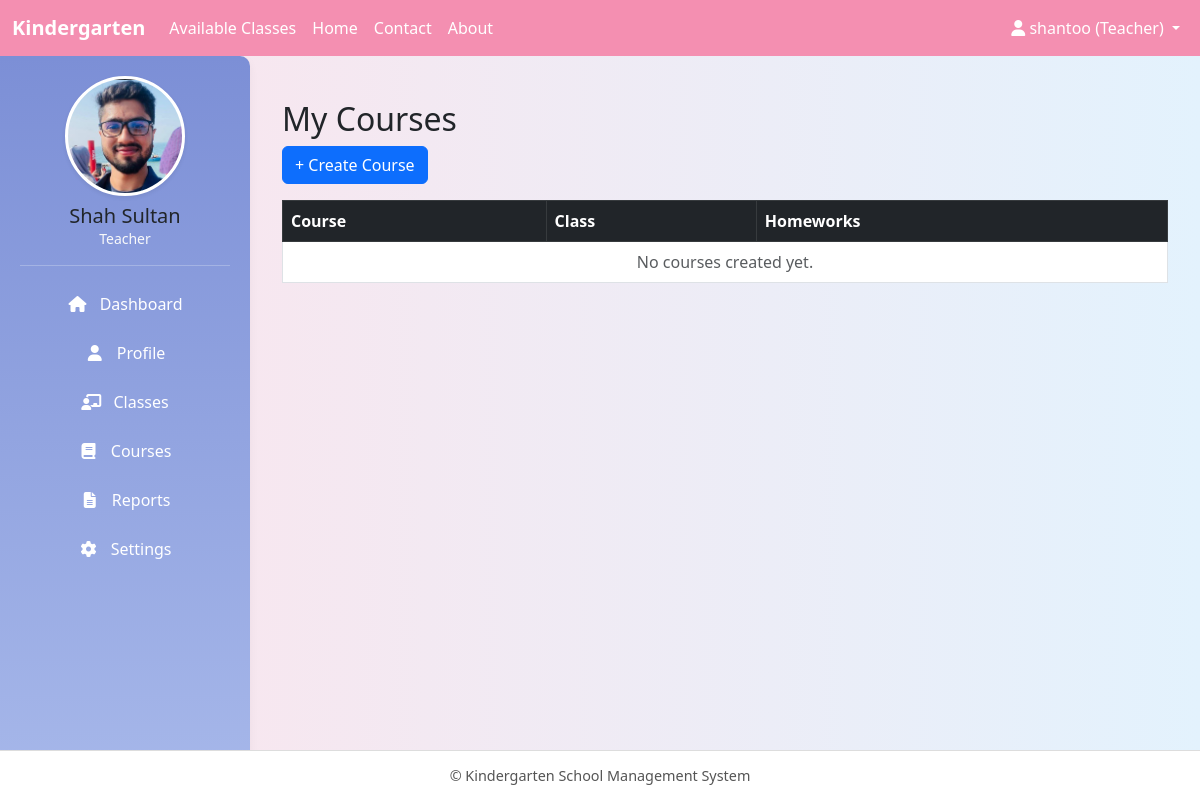
Before: /teacher/courses (signed in) with the older database file.
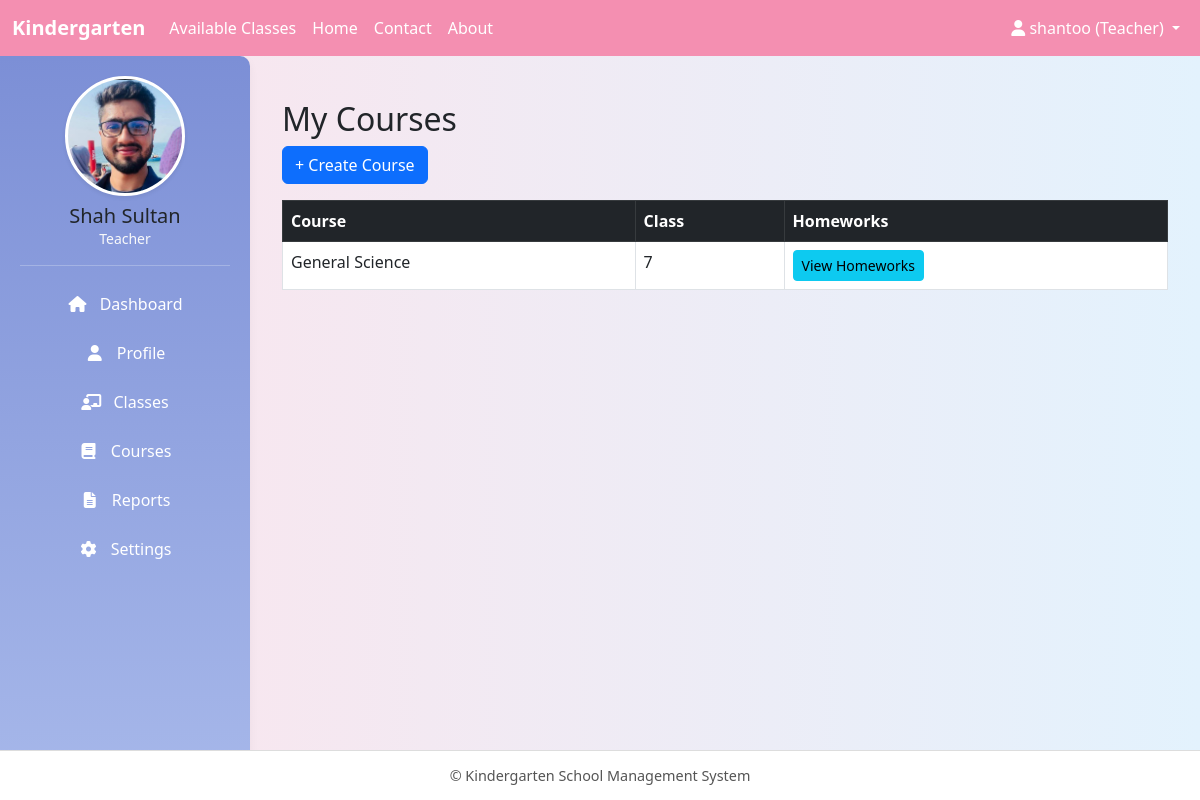
After: the same page with the newer database file.
### core/models.py (models this page shows, shortened)
class Course(models.Model):
    title = models.CharField(max_length=128)
    classroom = models.ForeignKey(ClassRoom, on_delete=models.CASCADE)
    teacher = models.ForeignKey('User', on_delete=models.SET_NULL, null=True, limit_choices_to={'role': 'teacher'})

class ClassRoom(models.Model):
    name = models.CharField(max_length=64, unique=True)   # Play, KG, One, Two…
    grade = models.CharField(max_length=32, blank=True)
    curriculum = models.TextField(blank=True)             # Curriculum details
    teacher = models.ForeignKey(
        'User',
        on_delete=models.SET_NULL,
        null=True, blank=True,
        limit_choices_to={'role': 'teacher'}
    )
    monthly_fee = models.DecimalField(max_digits=10, decimal_places=2, default=0.00)

### core/views.py (the view)
# urls.py: path("teacher/courses", views.teacher_courses, name="teacher_courses"),
@login_required
def teacher_courses(request):
    if request.user.role != "teacher":
        messages.error(request, "Permission denied.")
        return redirect("dashboard")
    courses = Course.objects.filter(teacher=request.user).select_related("classroom")
    return render(request, "teacher/course_list.html", {"courses": courses})

### core/templates/teacher/course_list.html
{% extends "base.html" %}
{% block content %}
<div class="container mt-4">
    <h2>My Courses</h2>
    <a href="{% url 'create_course' %}" class="btn btn-primary mb-3">+ Create Course</a>
    <table class="table table-bordered">
        <thead class="table-dark">
            <tr>
                <th>Course</th>
                <th>Class</th>
                <th>Homeworks</th>
            </tr>
        </thead>
        <tbody>
            {% for course in courses %}
            <tr>
                <td>{{ course.title }}</td>
                <td>{{ course.classroom.name }}</td>
                <td>
                    <a href="{% url 'course_homeworks' course.id %}" class="btn btn-sm btn-info">View Homeworks</a>
                </td>
            </tr>
            {% empty %}
            <tr>
                <td colspan="3" class="text-center text-muted">No courses created yet.</td>
            </tr>
            {% endfor %}
        </tbody>
    </table>
</div>
{% endblock %}

Changed rows visible on the page:
added Course: title "General Science", classroom.name "7"
Other visible differences:
text no longer shown: "No courses created yet."
